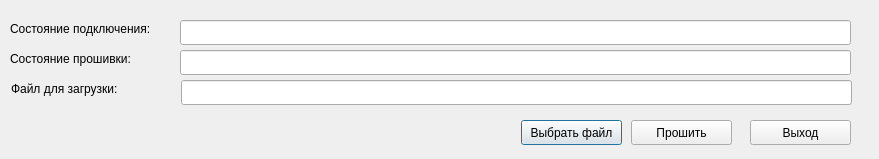
<?xml version="1.0" encoding="UTF-8"?>
<ui version="4.0">
 <class>SvFlash</class>
 <widget class="QDialog" name="SvFlash">
  <property name="geometry">
   <rect>
    <x>0</x>
    <y>0</y>
    <width>879</width>
    <height>159</height>
   </rect>
  </property>
  <property name="windowTitle">
   <string>SvFlash</string>
  </property>
  <widget class="QLabel" name="label">
   <property name="geometry">
    <rect>
     <x>10</x>
     <y>20</y>
     <width>171</width>
     <height>17</height>
    </rect>
   </property>
   <property name="text">
    <string>Состояние подключения:</string>
   </property>
  </widget>
  <widget class="QLabel" name="label_2">
   <property name="geometry">
    <rect>
     <x>11</x>
     <y>80</y>
     <width>171</width>
     <height>17</height>
    </rect>
   </property>
   <property name="text">
    <string>Файл для загрузки:</string>
   </property>
  </widget>
  <widget class="QLineEdit" name="mStatus">
   <property name="geometry">
    <rect>
     <x>180</x>
     <y>20</y>
     <width>671</width>
     <height>25</height>
    </rect>
   </property>
  </widget>
  <widget class="QLineEdit" name="mFile">
   <property name="geometry">
    <rect>
     <x>181</x>
     <y>80</y>
     <width>671</width>
     <height>25</height>
    </rect>
   </property>
  </widget>
  <widget class="QPushButton" name="mSelect">
   <property name="geometry">
    <rect>
     <x>521</x>
     <y>120</y>
     <width>101</width>
     <height>25</height>
    </rect>
   </property>
   <property name="text">
    <string>Выбрать файл</string>
   </property>
  </widget>
  <widget class="QPushButton" name="mFlash">
   <property name="geometry">
    <rect>
     <x>631</x>
     <y>120</y>
     <width>101</width>
     <height>25</height>
    </rect>
   </property>
   <property name="text">
    <string>Прошить</string>
   </property>
  </widget>
  <widget class="QPushButton" name="mExit">
   <property name="geometry">
    <rect>
     <x>750</x>
     <y>120</y>
     <width>101</width>
     <height>25</height>
    </rect>
   </property>
   <property name="text">
    <string>Выход</string>
   </property>
  </widget>
  <widget class="QLabel" name="label_3">
   <property name="geometry">
    <rect>
     <x>10</x>
     <y>50</y>
     <width>171</width>
     <height>17</height>
    </rect>
   </property>
   <property name="text">
    <string>Состояние прошивки:</string>
   </property>
  </widget>
  <widget class="QLineEdit" name="mFlashStatus">
   <property name="geometry">
    <rect>
     <x>180</x>
     <y>50</y>
     <width>671</width>
     <height>25</height>
    </rect>
   </property>
  </widget>
 </widget>
 <layoutdefault spacing="6" margin="11"/>
 <resources/>
 <connections/>
</ui>
